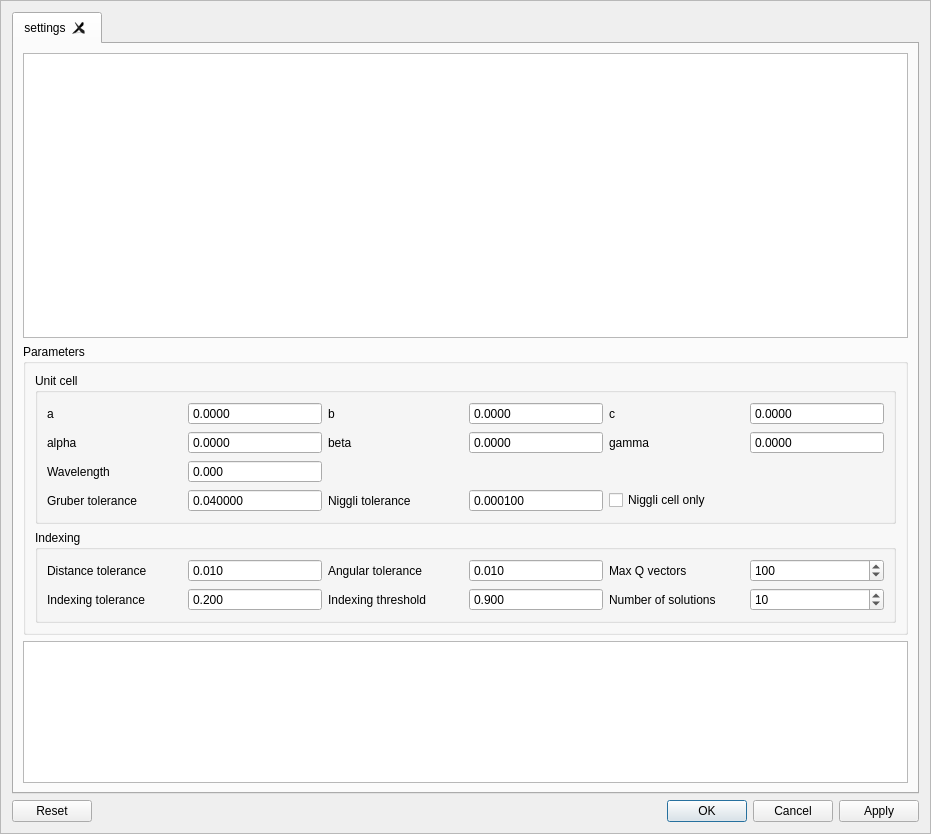
<?xml version="1.0" encoding="UTF-8"?>
<ui version="4.0">
 <class>FrameUserDefinedUnitCellIndexer</class>
 <widget class="NSXQFrame" name="FrameUserDefinedUnitCellIndexer">
  <property name="geometry">
   <rect>
    <x>0</x>
    <y>0</y>
    <width>931</width>
    <height>834</height>
   </rect>
  </property>
  <property name="windowTitle">
   <string>User defined unit cell indexer</string>
  </property>
  <property name="frameShape">
   <enum>QFrame::StyledPanel</enum>
  </property>
  <property name="frameShadow">
   <enum>QFrame::Raised</enum>
  </property>
  <layout class="QVBoxLayout" name="verticalLayout_3">
   <item>
    <widget class="QTabWidget" name="tabs">
     <property name="currentIndex">
      <number>0</number>
     </property>
     <property name="tabsClosable">
      <bool>true</bool>
     </property>
     <widget class="QWidget" name="settings">
      <attribute name="title">
       <string>settings</string>
      </attribute>
      <layout class="QVBoxLayout" name="verticalLayout_2" stretch="2,0,1">
       <item>
        <widget class="PeakTableView" name="peaks"/>
       </item>
       <item>
        <widget class="QGroupBox" name="groupBox_2">
         <property name="title">
          <string>Parameters</string>
         </property>
         <layout class="QVBoxLayout" name="verticalLayout">
          <item>
           <widget class="QGroupBox" name="groupBox_3">
            <property name="title">
             <string>Unit cell</string>
            </property>
            <layout class="QGridLayout" name="gridLayout">
             <item row="3" column="1">
              <widget class="QDoubleSpinBox" name="gruber_tolerance">
               <property name="buttonSymbols">
                <enum>QAbstractSpinBox::NoButtons</enum>
               </property>
               <property name="decimals">
                <number>6</number>
               </property>
               <property name="maximum">
                <double>1.000000000000000</double>
               </property>
               <property name="singleStep">
                <double>0.000100000000000</double>
               </property>
               <property name="value">
                <double>0.040000000000000</double>
               </property>
              </widget>
             </item>
             <item row="3" column="3">
              <widget class="QDoubleSpinBox" name="niggli_tolerance">
               <property name="buttonSymbols">
                <enum>QAbstractSpinBox::NoButtons</enum>
               </property>
               <property name="prefix">
                <string/>
               </property>
               <property name="decimals">
                <number>6</number>
               </property>
               <property name="maximum">
                <double>1.000000000000000</double>
               </property>
               <property name="singleStep">
                <double>0.000100000000000</double>
               </property>
               <property name="value">
                <double>0.000100000000000</double>
               </property>
              </widget>
             </item>
             <item row="1" column="3">
              <widget class="QDoubleSpinBox" name="beta">
               <property name="toolTip">
                <string>&lt;html&gt;&lt;head/&gt;&lt;body&gt;&lt;p&gt;The \u03B2 angle (in \u00B0)&lt;/p&gt;&lt;/body&gt;&lt;/html&gt;</string>
               </property>
               <property name="readOnly">
                <bool>false</bool>
               </property>
               <property name="buttonSymbols">
                <enum>QAbstractSpinBox::NoButtons</enum>
               </property>
               <property name="decimals">
                <number>4</number>
               </property>
               <property name="minimum">
                <double>-180.000000000000000</double>
               </property>
               <property name="maximum">
                <double>180.000000000000000</double>
               </property>
              </widget>
             </item>
             <item row="1" column="4">
              <widget class="QLabel" name="label_gamma">
               <property name="text">
                <string>gamma</string>
               </property>
              </widget>
             </item>
             <item row="0" column="0">
              <widget class="QLabel" name="label_a">
               <property name="text">
                <string>a</string>
               </property>
              </widget>
             </item>
             <item row="0" column="1">
              <widget class="QDoubleSpinBox" name="a">
               <property name="toolTip">
                <string>&lt;html&gt;&lt;head/&gt;&lt;body&gt;&lt;p&gt;The a axis length (in \u212B)&lt;/p&gt;&lt;/body&gt;&lt;/html&gt;</string>
               </property>
               <property name="readOnly">
                <bool>false</bool>
               </property>
               <property name="buttonSymbols">
                <enum>QAbstractSpinBox::NoButtons</enum>
               </property>
               <property name="decimals">
                <number>4</number>
               </property>
               <property name="maximum">
                <double>1000000.000000000000000</double>
               </property>
              </widget>
             </item>
             <item row="0" column="4">
              <widget class="QLabel" name="label_c">
               <property name="text">
                <string>c</string>
               </property>
              </widget>
             </item>
             <item row="0" column="5">
              <widget class="QDoubleSpinBox" name="c">
               <property name="toolTip">
                <string>&lt;html&gt;&lt;head/&gt;&lt;body&gt;&lt;p&gt;The c axis length (in \u212B)&lt;/p&gt;&lt;/body&gt;&lt;/html&gt;</string>
               </property>
               <property name="readOnly">
                <bool>false</bool>
               </property>
               <property name="buttonSymbols">
                <enum>QAbstractSpinBox::NoButtons</enum>
               </property>
               <property name="decimals">
                <number>4</number>
               </property>
               <property name="maximum">
                <double>1000000.000000000000000</double>
               </property>
              </widget>
             </item>
             <item row="0" column="2">
              <widget class="QLabel" name="label_b">
               <property name="text">
                <string>b</string>
               </property>
              </widget>
             </item>
             <item row="1" column="0">
              <widget class="QLabel" name="label_alpha">
               <property name="text">
                <string>alpha</string>
               </property>
              </widget>
             </item>
             <item row="1" column="2">
              <widget class="QLabel" name="label_beta">
               <property name="text">
                <string>beta</string>
               </property>
              </widget>
             </item>
             <item row="3" column="4">
              <widget class="QCheckBox" name="niggli_only">
               <property name="text">
                <string>Niggli cell only</string>
               </property>
              </widget>
             </item>
             <item row="1" column="1">
              <widget class="QDoubleSpinBox" name="alpha">
               <property name="toolTip">
                <string>&lt;html&gt;&lt;head/&gt;&lt;body&gt;&lt;p&gt;The \u03B1 angle (in \u00B0)&lt;/p&gt;&lt;/body&gt;&lt;/html&gt;</string>
               </property>
               <property name="readOnly">
                <bool>false</bool>
               </property>
               <property name="buttonSymbols">
                <enum>QAbstractSpinBox::NoButtons</enum>
               </property>
               <property name="decimals">
                <number>4</number>
               </property>
               <property name="minimum">
                <double>-180.000000000000000</double>
               </property>
               <property name="maximum">
                <double>180.000000000000000</double>
               </property>
              </widget>
             </item>
             <item row="0" column="3">
              <widget class="QDoubleSpinBox" name="b">
               <property name="toolTip">
                <string>&lt;html&gt;&lt;head/&gt;&lt;body&gt;&lt;p&gt;The b axis length (in \u212B)&lt;/p&gt;&lt;/body&gt;&lt;/html&gt;</string>
               </property>
               <property name="readOnly">
                <bool>false</bool>
               </property>
               <property name="buttonSymbols">
                <enum>QAbstractSpinBox::NoButtons</enum>
               </property>
               <property name="decimals">
                <number>4</number>
               </property>
               <property name="maximum">
                <double>1000000.000000000000000</double>
               </property>
              </widget>
             </item>
             <item row="1" column="5">
              <widget class="QDoubleSpinBox" name="gamma">
               <property name="toolTip">
                <string>&lt;html&gt;&lt;head/&gt;&lt;body&gt;&lt;p&gt;The \u03B3 angle (in \u00B0)&lt;/p&gt;&lt;/body&gt;&lt;/html&gt;</string>
               </property>
               <property name="readOnly">
                <bool>false</bool>
               </property>
               <property name="buttonSymbols">
                <enum>QAbstractSpinBox::NoButtons</enum>
               </property>
               <property name="decimals">
                <number>4</number>
               </property>
               <property name="minimum">
                <double>-180.000000000000000</double>
               </property>
               <property name="maximum">
                <double>180.000000000000000</double>
               </property>
              </widget>
             </item>
             <item row="3" column="0">
              <widget class="QLabel" name="label_2">
               <property name="text">
                <string>Gruber tolerance</string>
               </property>
               <property name="alignment">
                <set>Qt::AlignLeading|Qt::AlignLeft|Qt::AlignVCenter</set>
               </property>
              </widget>
             </item>
             <item row="3" column="2">
              <widget class="QLabel" name="label">
               <property name="text">
                <string>Niggli tolerance</string>
               </property>
               <property name="alignment">
                <set>Qt::AlignLeading|Qt::AlignLeft|Qt::AlignVCenter</set>
               </property>
              </widget>
             </item>
             <item row="2" column="0">
              <widget class="QLabel" name="label_wavelength">
               <property name="text">
                <string>Wavelength</string>
               </property>
              </widget>
             </item>
             <item row="2" column="1">
              <widget class="QDoubleSpinBox" name="wavelength">
               <property name="buttonSymbols">
                <enum>QAbstractSpinBox::NoButtons</enum>
               </property>
               <property name="decimals">
                <number>3</number>
               </property>
               <property name="singleStep">
                <double>0.010000000000000</double>
               </property>
              </widget>
             </item>
            </layout>
           </widget>
          </item>
          <item>
           <widget class="QGroupBox" name="groupBox_4">
            <property name="title">
             <string>Indexing</string>
            </property>
            <layout class="QGridLayout" name="gridLayout_2">
             <item row="0" column="3">
              <widget class="QDoubleSpinBox" name="angular_tolerance">
               <property name="buttonSymbols">
                <enum>QAbstractSpinBox::NoButtons</enum>
               </property>
               <property name="decimals">
                <number>3</number>
               </property>
               <property name="maximum">
                <double>1.000000000000000</double>
               </property>
               <property name="singleStep">
                <double>0.010000000000000</double>
               </property>
               <property name="value">
                <double>0.010000000000000</double>
               </property>
              </widget>
             </item>
             <item row="1" column="0">
              <widget class="QLabel" name="indexing_tolerance_label">
               <property name="text">
                <string>Indexing tolerance</string>
               </property>
              </widget>
             </item>
             <item row="0" column="2">
              <widget class="QLabel" name="label_6">
               <property name="text">
                <string>Angular tolerance</string>
               </property>
              </widget>
             </item>
             <item row="1" column="3">
              <widget class="QDoubleSpinBox" name="indexing_threshold">
               <property name="buttonSymbols">
                <enum>QAbstractSpinBox::NoButtons</enum>
               </property>
               <property name="decimals">
                <number>3</number>
               </property>
               <property name="minimum">
                <double>0.500000000000000</double>
               </property>
               <property name="maximum">
                <double>1.000000000000000</double>
               </property>
               <property name="singleStep">
                <double>0.100000000000000</double>
               </property>
               <property name="value">
                <double>0.900000000000000</double>
               </property>
              </widget>
             </item>
             <item row="0" column="0">
              <widget class="QLabel" name="label_5">
               <property name="text">
                <string>Distance tolerance</string>
               </property>
              </widget>
             </item>
             <item row="1" column="1">
              <widget class="QDoubleSpinBox" name="indexing_tolerance">
               <property name="buttonSymbols">
                <enum>QAbstractSpinBox::NoButtons</enum>
               </property>
               <property name="decimals">
                <number>3</number>
               </property>
               <property name="maximum">
                <double>1.000000000000000</double>
               </property>
               <property name="singleStep">
                <double>0.100000000000000</double>
               </property>
               <property name="value">
                <double>0.200000000000000</double>
               </property>
              </widget>
             </item>
             <item row="0" column="1">
              <widget class="QDoubleSpinBox" name="distance_tolerance">
               <property name="buttonSymbols">
                <enum>QAbstractSpinBox::NoButtons</enum>
               </property>
               <property name="decimals">
                <number>3</number>
               </property>
               <property name="maximum">
                <double>1.000000000000000</double>
               </property>
               <property name="singleStep">
                <double>0.010000000000000</double>
               </property>
               <property name="value">
                <double>0.010000000000000</double>
               </property>
              </widget>
             </item>
             <item row="1" column="2">
              <widget class="QLabel" name="indexing_threshold_label">
               <property name="text">
                <string>Indexing threshold</string>
               </property>
              </widget>
             </item>
             <item row="1" column="4">
              <widget class="QLabel" name="label_4">
               <property name="text">
                <string>Number of solutions</string>
               </property>
               <property name="alignment">
                <set>Qt::AlignLeading|Qt::AlignLeft|Qt::AlignVCenter</set>
               </property>
              </widget>
             </item>
             <item row="1" column="5">
              <widget class="QSpinBox" name="n_solutions">
               <property name="wrapping">
                <bool>true</bool>
               </property>
               <property name="buttonSymbols">
                <enum>QAbstractSpinBox::UpDownArrows</enum>
               </property>
               <property name="minimum">
                <number>1</number>
               </property>
               <property name="maximum">
                <number>1000</number>
               </property>
               <property name="value">
                <number>10</number>
               </property>
              </widget>
             </item>
             <item row="0" column="4">
              <widget class="QLabel" name="label_3">
               <property name="text">
                <string>Max Q vectors</string>
               </property>
              </widget>
             </item>
             <item row="0" column="5">
              <widget class="QSpinBox" name="max_n_q_vectors">
               <property name="wrapping">
                <bool>true</bool>
               </property>
               <property name="minimum">
                <number>10</number>
               </property>
               <property name="maximum">
                <number>500</number>
               </property>
               <property name="value">
                <number>100</number>
               </property>
              </widget>
             </item>
            </layout>
           </widget>
          </item>
         </layout>
        </widget>
       </item>
       <item>
        <widget class="QTableView" name="unit_cells">
         <property name="sizeAdjustPolicy">
          <enum>QAbstractScrollArea::AdjustIgnored</enum>
         </property>
        </widget>
       </item>
      </layout>
     </widget>
    </widget>
   </item>
   <item>
    <widget class="QDialogButtonBox" name="actions">
     <property name="standardButtons">
      <set>QDialogButtonBox::Apply|QDialogButtonBox::Cancel|QDialogButtonBox::Ok|QDialogButtonBox::Reset</set>
     </property>
    </widget>
   </item>
  </layout>
 </widget>
 <customwidgets>
  <customwidget>
   <class>PeakTableView</class>
   <extends>QTableView</extends>
   <header>PeakTableView.h</header>
  </customwidget>
  <customwidget>
   <class>NSXQFrame</class>
   <extends>QFrame</extends>
   <header>NSXQFrame.h</header>
   <container>1</container>
  </customwidget>
 </customwidgets>
 <resources/>
 <connections/>
</ui>
